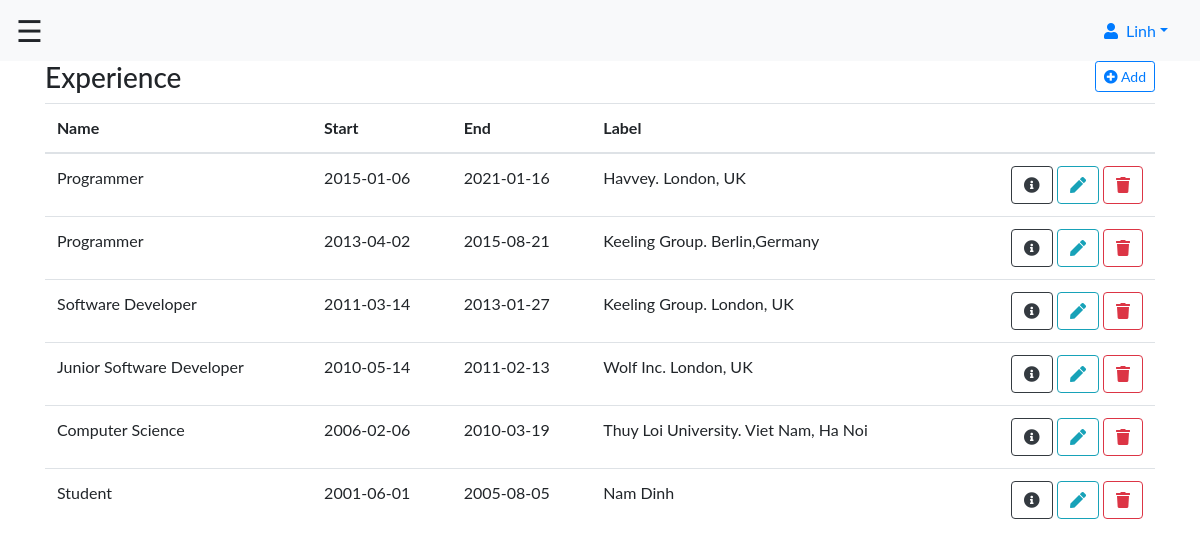
The page /server/page_item/experience.php (signed in) on the database its author committed.
### tables this page shows
CREATE TABLE `experience` (
  `id_e` int(11) NOT NULL,
  `id_a` int(11) DEFAULT NULL,
  `name_e` varchar(500) DEFAULT NULL,
  `start_time` date DEFAULT NULL,
  `end_time` date DEFAULT NULL,
  `label` varchar(500) DEFAULT NULL,
  `detail` text DEFAULT NULL
);

### server/database/dbhandler.php (called while the page is built, shortened)
<?php
    require("dbconnect.php");
    function queryhandler( $query, $option , $data = [] ){
        global $conn;
        $stmt = $conn->prepare($query);
        $stmt->execute();
        return($option =="set") ? $stmt : $stmt->get_result()->fetch_all(MYSQLI_ASSOC);
    }

### server/page_item/experience.php (the view, shortened to what this page needs)
<?php
require("../database/dbhandler.php");
$admin = queryhandler("Select * from admin LIMIT 1","get");
$exper = queryhandler("SELECT * FROM experience","get");
?>
<!doctype html>
<html lang="en">
  <head>
    <link rel="stylesheet" href="../../css/bootstrap.min.css">
    <link href="../../fontawesome-free-5.12.0-web/css/all.css" rel="stylesheet">
  </head>
  <body>
  <div class="wrapper">
      <div id="body">
        <?php
          include("../component/nav.php");
        ?>
        <div class="content">
          <div class="container">
            <div class="page-title">
              <h3>
                Experience
                <a href="add_experience.php" class="btn btn-sm btn-outline-primary float-right"><i class="fas fa-plus-circle"></i> Add</a>
              </h3>
            </div>
            <div class="box box-primary">
              <div class="box-body">
                <table width="100%" class="table table-hover display wrap" id="dataTables-example">
                  <thead>
                    <tr>
                      <th>Name</th>
                      <th>Start</th>
                      <th>End</th>
                      <th>Label</th>
                      <th></th>
                    </tr>
                  </thead>
                  <tbody>
                    <?php
                      if(count($exper) > 0) {
                        foreach($exper as $exp) {
                    ?>
                    <tr>
                        <td><?php echo $exp["name_e"] ?></td>
                        <td><?php echo $exp["start_time"] ?></td>
                        <td><?php echo $exp["end_time"] ?></td>
                        <td><?php echo $exp["label"] ?></td>
                        <td class="text-right">
                            <a href="detail_experience.php?id=<?php echo $exp["id_e"] ?>" class="btn btn-outline-dark btn-rounded"><i class="fas fa-info-circle"></i></a>
                            <a href="edit_experience.php?id=<?php echo $exp["id_e"] ?>" class="btn btn-outline-info btn-rounded"><i class="fas fa-pen"></i></a>
                            <a href="delete_experience.php?id=<?php echo $exp["id_e"] ?>" class="btn btn-outline-danger btn-rounded"><i class="fas fa-trash"></i></a>
                        </td>
                    </tr>
                    <?php
                        }
                      }
                    ?>
                  </tbody>
                </table>
              </div>
            </div>
          </div>
        </div>
      </div>
    </div>
</body>
  </body>
</html>

### server/component/nav.php (shortened to what this page needs)
<nav class="navbar navbar-expand-sm navbar-light bg-light sticky-top">
            <span style="font-size:30px;cursor:pointer" onclick="openNav()">&#9776;</span>
            <div class="btn-group-vertical ml-auto" role="group" aria-label="">
                <div class="btn-group mr-3" role="group">
                    <a id="dropdownId" type="button" class="dropdown-toggle" data-toggle="dropdown" aria-haspopup="true"aria-expanded="false"><i class="fas fa-user mr-2"></i><?php echo explode(" ",$admin[0]['name_a'])[count(explode(" ",$admin[0]['name_a']))-1];?></a>
                </div>
            </div>
</nav>

### server/component/sidebar.php (style rules this page uses)
body { font-family: "Lato", sans-serif; }

### rows shown on the page
experience: name_e "Programmer", start_time "2015-01-06", end_time "2021-01-16", label "Havvey. London, UK"
experience: name_e "Programmer", start_time "2013-04-02", end_time "2015-08-21", label "Keeling Group. Berlin,Germany"
experience: name_e "Software Developer", start_time "2011-03-14", end_time "2013-01-27", label "Keeling Group. London, UK"
experience: name_e "Junior Software Developer", start_time "2010-05-14", end_time "2011-02-13", label "Wolf Inc. London, UK"
experience: name_e "Computer Science", start_time "2006-02-06", end_time "2010-03-19", label "Thuy Loi University. Viet Nam, Ha Noi"
experience: name_e "Student", start_time "2001-06-01", end_time "2005-08-05", label "Nam Dinh"
